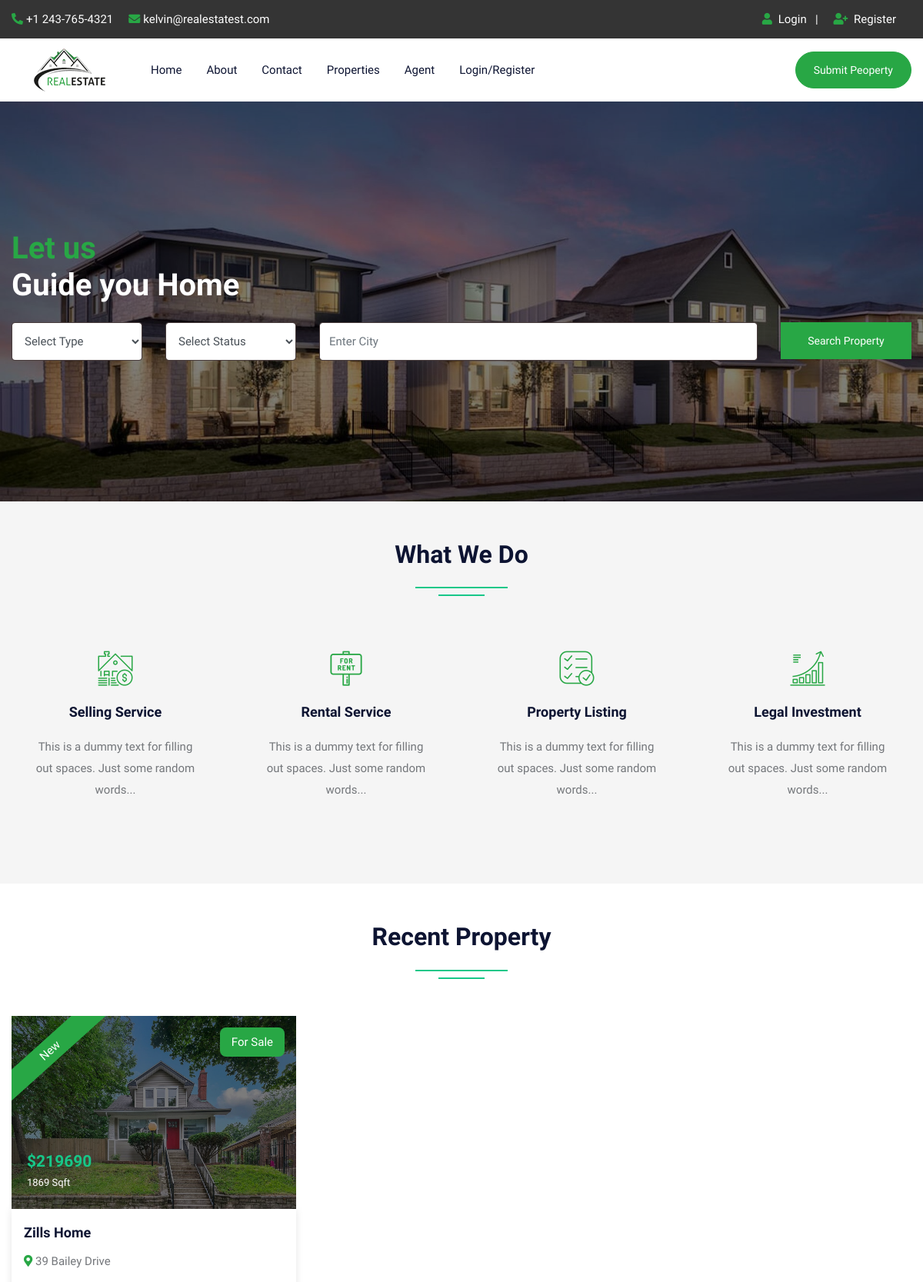
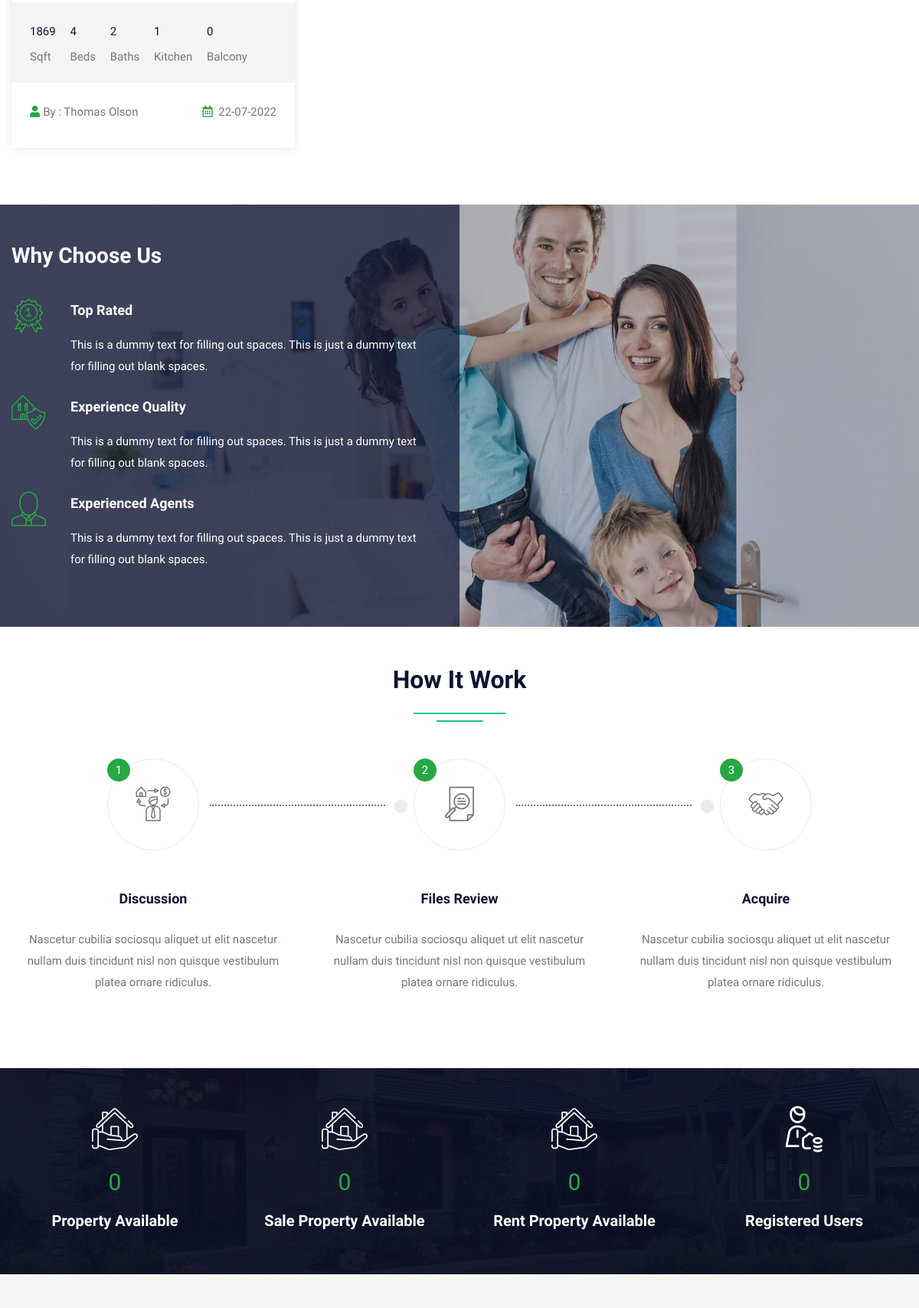
The page / (upper part) on the database its author committed (2 pictures, top to bottom).
### tables this page shows
CREATE TABLE `property` (
  `pid` int(50) NOT NULL,
  `title` varchar(200) NOT NULL,
  `pcontent` longtext NOT NULL,
  `type` varchar(100) NOT NULL,
  `bhk` varchar(50) NOT NULL,
  `stype` varchar(100) NOT NULL,
  `bedroom` int(50) NOT NULL,
  `bathroom` int(50) NOT NULL,
  `balcony` int(50) NOT NULL,
  `kitchen` int(50) NOT NULL,
  `hall` int(50) NOT NULL,
  `floor` varchar(50) NOT NULL,
  `size` int(50) NOT NULL,
  `price` int(50) NOT NULL,
  `location` varchar(200) NOT NULL,
  `city` varchar(100) NOT NULL,
  `state` varchar(100) NOT NULL,
  `feature` longtext NOT NULL,
  `pimage` varchar(300) NOT NULL,
  `pimage1` varchar(300) NOT NULL,
  `pimage2` varchar(300) NOT NULL,
  `pimage3` varchar(300) NOT NULL,
  `pimage4` varchar(300) NOT NULL,
  `uid` int(50) NOT NULL,
  `status` varchar(50) NOT NULL,
  `mapimage` varchar(300) NOT NULL,
  `topmapimage` varchar(300) NOT NULL,
  `groundmapimage` varchar(300) NOT NULL,
  `totalfloor` varchar(50) NOT NULL,
  `date` datetime NOT NULL DEFAULT CURRENT_TIMESTAMP,
  `isFeatured` int(11) DEFAULT NULL
);

CREATE TABLE `user` (
  `uid` int(50) NOT NULL,
  `uname` varchar(100) NOT NULL,
  `uemail` varchar(100) NOT NULL,
  `uphone` varchar(20) NOT NULL,
  `upass` varchar(50) NOT NULL,
  `utype` varchar(50) NOT NULL,
  `uimage` varchar(300) NOT NULL
);

### index.php (the view, shortened to what the rows shown need)
<!DOCTYPE html>
<html lang="en">
<head>
    <link rel="stylesheet" type="text/css" href="css/bootstrap.min.css">
    <link rel="stylesheet" type="text/css" href="css/bootstrap-slider.css">
    <link rel="stylesheet" type="text/css" href="css/jquery-ui.css">
    <link rel="stylesheet" type="text/css" href="css/layerslider.css">
    <link rel="stylesheet" type="text/css" href="css/color.css" id="color-change">
    <link rel="stylesheet" type="text/css" href="css/owl.carousel.min.css">
    <link rel="stylesheet" type="text/css" href="css/font-awesome.min.css">
    <link rel="stylesheet" type="text/css" href="fonts/flaticon/flaticon.css">
    <link rel="stylesheet" type="text/css" href="css/style.css">
</head>
<body>
    <div id="page-wrapper">
        <div class="row">
            <?php include("include/header.php"); ?>
            <div class="overlay-black w-100 slider-banner1 position-relative" style="background-image: url('images/banner/rshmpg.jpg'); background-size: cover; background-position: center center; background-repeat: no-repeat;">
                <div class="container h-100">
                    <div class="row h-100 align-items-center">
                        <div class="col-lg-12">
                            <div class="text-white">
                                <h1 class="mb-4"><span class="text-success">Let us</span><br>
                                    Guide you Home</h1>
                            </div>
                        </div>
                    </div>
                </div>
            </div>
            <div class="full-row bg-gray">
                <div class="container">
                    <div class="row">
                        <div class="col-lg-12">
                            <h2 class="text-secondary double-down-line text-center mb-5">What We Do</h2>
                        </div>
                    </div>
                </div>
            </div>
            <div class="full-row">
                <div class="container">
                    <div class="row">
                        <div class="col-md-12">
                            <h2 class="text-secondary double-down-line text-center mb-4">Recent Property</h2>
                        </div>
                        <div class="col-md-12">
                            <div class="tab-content mt-4" id="pills-tabContent">
                                <div class="tab-pane fade show active" id="pills-home" role="tabpanel" aria-labelledby="pills-home">
                                    <div class="row">
                                        <?php $query = mysqli_query($con, "SELECT property.*, user.uname,user.utype,user.uimage FROM `property`,`user` WHERE property.uid=user.uid ORDER BY date DESC LIMIT 9");
                                        while ($row = mysqli_fetch_array($query)) {
                                        ?>
                                            <div class="col-md-6 col-lg-4">
                                                <div class="featured-thumb hover-zoomer mb-4">
                                                    <div class="overlay-black overflow-hidden position-relative"> <img src="admin/property/<?php echo $row['18']; ?>" alt="pimage">
                                                        <div class="featured bg-success text-white">New</div>
                                                        <div class="sale bg-success text-white text-capitalize">For <?php echo $row['5']; ?></div>
                                                        <div class="price text-primary"><b>$<?php echo $row['13']; ?> </b><span class="text-white"><?php echo $row['12']; ?> Sqft</span></div>
                                                    </div>
                                                    <div class="featured-thumb-data shadow-one">
                                                        <div class="p-3">
                                                            <h5 class="text-secondary hover-text-success mb-2 text-capitalize"><a href="propertydetail.php?pid=<?php echo $row['0']; ?>"><?php echo $row['1']; ?></a></h5>
                                                            <span class="location text-capitalize"><i class="fas fa-map-marker-alt text-success"></i> <?php echo $row['14']; ?></span>
                                                        </div>
                                                        <div class="bg-gray quantity px-4 pt-4">
                                                            <ul>
                                                                <li><span><?php echo $row['12']; ?></span> Sqft</li>
                                                                <li><span><?php echo $row['6']; ?></span> Beds</li>
                                                                <li><span><?php echo $row['7']; ?></span> Baths</li>
                                                                <li><span><?php echo $row['9']; ?></span> Kitchen</li>
                                                                <li><span><?php echo $row['8']; ?></span> Balcony</li>
                                                            </ul>
                                                        </div>
                                                        <div class="p-4 d-inline-block w-100">
                                                            <div class="float-left text-capitalize"><i class="fas fa-user text-success mr-1"></i>By : <?php echo $row['uname']; ?></div>
                                                            <div class="float-right"><i class="far fa-calendar-alt text-success mr-1"></i> <?php echo date('d-m-Y', strtotime($row['date'])); ?></div>
                                                        </div>
                                                    </div>
                                                </div>
                                            </div>
                                        <?php } ?>
                                    </div>
                                </div>
                            </div>
                        </div>
                    </div>
                </div>
            </div>
            <div class="full-row">
                <div class="container">
                    <div class="row">
                        <div class="col-lg-12">
                            <h2 class="text-secondary double-down-line text-center mb-5">How It Work</h2>
                        </div>
                    </div>
                </div>
            </div>
        </div>
    </div>
</body>
</html>

### rows shown on the page
property: pimage (picture), stype "Sale", price "219690", size "1869", title "Zills Home", location "39 Bailey Drive", bedroom "4", bathroom "2", kitchen "1", balcony "0", uid.uname "Thomas Olson", date "22-07-2022"
